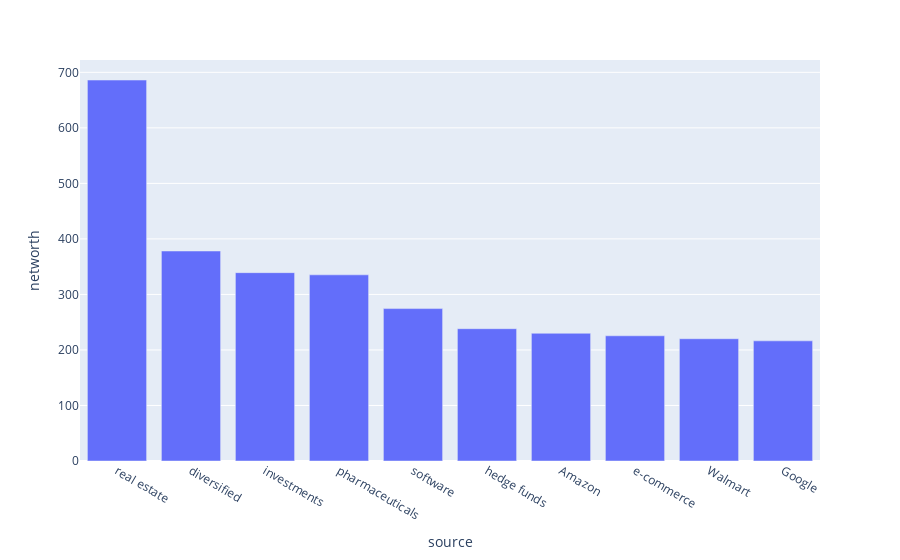

Notebook cell for this chart:
### Code cell


### Figure 1 — Plotly figure (JSON) as saved in the notebook; plotly's stock layout.template omitted (floating-point values rounded to 4 significant figures)
{"data": [{"alignmentgroup": "True", "hovertemplate": "source=%{x}<br>networth=%{y}<extra></extra>", "legendgroup": "", "marker": {"color": "#636efa", "pattern": {"shape": ""}}, "name": "", "offsetgroup": "", "orientation": "v", "showlegend": false, "textposition": "auto", "type": "bar", "x": ["real estate", "diversified", "investments", "pharmaceuticals", "software", "hedge funds", "Amazon", "e-commerce", "Walmart", "Google"], "xaxis": "x", "y": [686.1, 378.2, 339.2, 335.3, 274.5, 238.3, 230, 225.5, 220.2, 216.4], "yaxis": "y"}], "layout": {"barmode": "relative", "legend": {"tracegroupgap": 0}, "margin": {"t": 60}, "xaxis": {"anchor": "y", "domain": [0, 1], "title": {"text": "source"}}, "yaxis": {"anchor": "x", "domain": [0, 1], "title": {"text": "networth"}}}}
